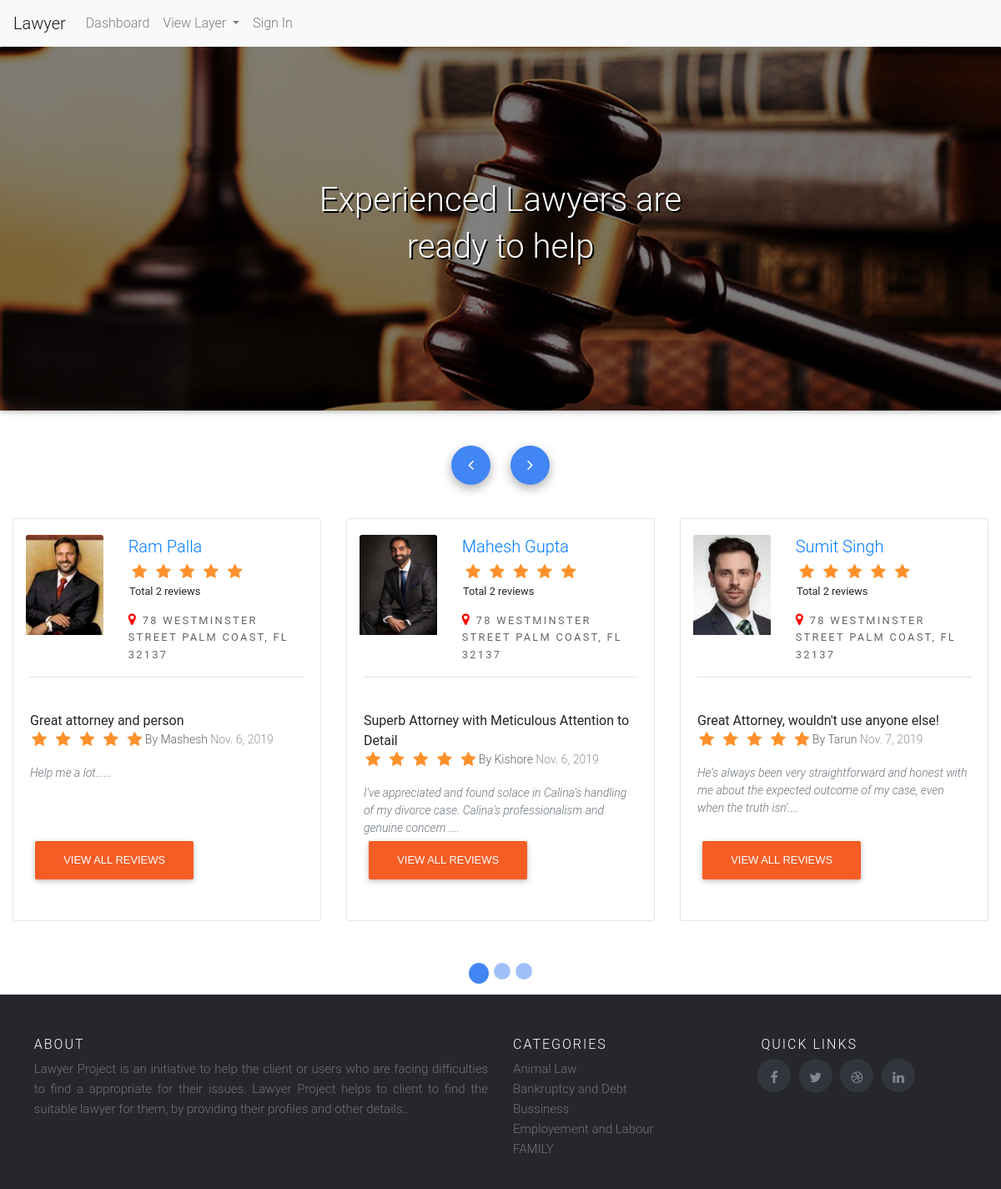
The page / on the database its author committed.
### lawyer/models.py (models this page shows, shortened)
class Lawyer(models.Model):
    year = datetime.datetime.today().year
    year_list = range(datetime.datetime.today().year,1960,-1)
    tupple_list = []
    for year in year_list:
        tupple_list.append((str(year), str(year)))
    YEAR = tuple(tupple_list)
    user = models.OneToOneField(User,on_delete=models.CASCADE)
    address1 = models.CharField(max_length=400,blank=False,null=False,validators=[
        RegexValidator(regex='(^[A-Za-z0-9]+|,| |/|[A-Za-z]+)+[A-Za-z0-9]+|,| |$',message='Enter Valid Address1')
    ])
    address2 = models.CharField(max_length=400,blank=True,null=True,validators=[
        RegexValidator(regex='(^[A-Za-z0-9]+|,| |/|[A-Za-z]+)+[A-Za-z0-9]+|,| |$',message='Enter Valid Address2')
    ])
    city = models.CharField(max_length=128,blank=False,null=False,validators=[
        RegexValidator(regex='[A-Za-z]{2}[a-z]+$',message='City should only contain letters and mustcontains atleast 2 chracters..')
    ])
    state = models.ForeignKey(State,on_delete=models.CASCADE,null=False,blank=False)
    zipcode = models.CharField(max_length=128,blank=False,null=False,validators=[
        RegexValidator(regex='^[0-9]{6}$',message='Enter Valid Zipcode')
    ])
    phone_number = models.CharField(max_length=128,blank=False,null=False,validators=[
        RegexValidator(regex='^[6|7|8|9]+[0-9]{9}$',message='Enter 10 digit number or must start with 6,7,8,9 digit')
    ])
    license_in = models.ForeignKey(State,on_delete=models.CASCADE,blank=False,null=False,related_name='license_id')
    license_id = models.CharField(max_length=128,blank=False,null=False,validators=[
        RegexValidator(regex='^[A-Za-z0-9]*$',message='Enter Valid License Id')
    ])
    year_admitted = models.CharField(choices=YEAR,max_length=128,blank=False,null=False,)
    profile_image = models.ImageField(upload_to='profile_images',blank=False,null=False,)

class Review_Lawyer(models.Model):
    lawyer_id = models.ForeignKey(Lawyer,on_delete=models.CASCADE, blank=False, null=False)
    user = models.ForeignKey(User,on_delete=models.CASCADE, blank=False, null=False)
    title = models.CharField(max_length=228, blank=False, null=False)
    review = models.CharField(max_length=5000, blank=False, null=False)
    rating = models.IntegerField(blank=False)
    date = models.DateField(blank=False, null=False,auto_now_add=True)
    class Meta:
        verbose_name_plural = 'Review Lawyer'

class Practice_area(models.Model):
    practice = models.CharField(max_length=128,blank=True, null=True)
    class Meta:
        verbose_name_plural = 'Practice Area'

### lawyer/views.py (the view)
# urls.py: path('',views.index,name='index'),
def index(request):
    lawyer = Lawyer.objects.all()[:9]
    review_lawyer = Review_Lawyer.objects.all()
    review_count = Review_Lawyer.objects.values('lawyer_id__user_id').annotate(dcount=Count('review'))
    return render(request,'client/index.html',{'lawyer':lawyer,'review_lawyer':review_lawyer,'review_count':review_count})

### lawyer/templatetags/practice_menu.py (called while the page is built)
def practice_area():
    practice = Practice_area.objects.all()
    return practice

### templates/client/index.html (shortened to what this page needs)
{% extends 'client/base.html' %} {% load staticfiles %} {% block body_block %}
<div class="jumbotron jumbotron bg-cover">
    <div class="overlay"></div>
    <h1>Experienced Lawyers are</h1>
    <h1>ready to help</h1>
</div>
<div id="multi-item-example" class="carousel slide carousel-multi-item" data-ride="carousel">
    <div class="controls-top">
        <a class="btn-floating" href="#multi-item-example" data-slide="prev"><i class="fa fa-angle-left"></i></a>
        <a class="btn-floating" href="#multi-item-example" data-slide="next"><i class="fa fa-angle-right"></i></a>
    </div>
    <ol class="carousel-indicators">
        <li data-target="#multi-item-example" data-slide-to="0" class="active"></li>
        <li data-target="#multi-item-example" data-slide-to="1"></li>
        <li data-target="#multi-item-example" data-slide-to="2"></li>
    </ol>
    <div class="carousel-inner" role="listbox">
        <div class="carousel-item active">
            {% for l in lawyer %}
            <div class="col-md-4">
                <div class="card mb-2">
                    <div class='row'>
                        <div class='col-sm-4'>
                            <a href='{% url "lawyer_profile" l.user.id %}'><img class="card-img-top" src="{{ MEDIA_URL }}/{{ l.profile_image }}" alt="Card image cap" height='120px'></a>
                        </div>
                        <div class='col-sm-8'>
                            <h2 class='lawyer_name_review'><a href='{% url "lawyer_profile" l.user.id %}'>{{l.user.first_name}} {{l.user.last_name}}</a></h2>
                            <div class='rating-stars' style='margin-left:-18%;margin-top:-1%;'>
                                <ul id='stars'>
                                    <li class='star' title='Poor' data-value='1' value='Poor'>
                                        <i class='fa fa-star fa-fw'></i>
                                    </li>
                                    <li class='star' title='Fair' data-value='2'>
                                        <i class='fa fa-star fa-fw'></i>
                                    </li>
                                    <li class='star' title='Good' data-value='3'>
                                        <i class='fa fa-star fa-fw'></i>
                                    </li>
                                    <li class='star' title='Excellent' data-value='4'>
                                        <i class='fa fa-star fa-fw'></i>
                                    </li>
                                    <li class='star' title='WOW!!!' data-value='5'>
                                        <i class='fa fa-star fa-fw'></i>
                                    </li>
                                    <li class='star'>
                                        {% for c in review_count %} {% if l.user_id == c.lawyer_id__user_id%}
                                        <small>Total {{c.dcount}} reviews</small> {% endif %} {% endfor %}
                                    </li>
                                </ul>
                            </div>
                            <i class="fa fa-map-marker marker-icon-css"></i><strong class='lawyer_address_review'>{{l.address1}}</strong>
                        </div>
                    </div>
                    <hr>
                    <div class='row'>
                        <div class="card-body">
                            <div style='height:150px'>
                                {% for r in review_lawyer %} {% if l.user.id == r.lawyer_id.user.id %} {% ifchanged l.user.id %} {% comment %} {% if forloop.counter == forloop.parentloop.counter %} {% endcomment %}
                                <strong>{{r.title}}</strong>
                                <section class='rating-widget'>
                                    <div class='row'>
                                        <div class='rating-stars' style='margin-left:-6%;'>
                                            <ul>
                                                {% for i in "x"|rjust:r.rating %}
                                                <li class='star'>
                                                    <i class='star fa fa-star fa-fw'></i>
                                                </li>
                                                {% endfor %}
                                            </ul>
                                        </div>
                                        <div class='text-muted-review'>By {{r.user.first_name}} <span class='text-muted-review'> {{r.date}}</span></div>
                                    </div>
                                    <div>
                                        <p class='text-muted dashboard-review'>
                                            {{r.review|slice:':120'}}....
                                    </div>
                                </section>
                                {% endifchanged %} {% endif %} {% endfor %}
                            </div>
                            <a class="btn btn-primary" href='{% url "viewall_review_lawyer" l.user.id %}'>View All Reviews</a>
                        </div>
                    </div>
                </div>
            </div>
            {% if forloop.counter|divisibleby:3 and not forloop.last %}
        </div>
            {% endif %} {% endfor %}
    </div>
</div>
{% endblock %}

### templates/client/base.html (shortened to what this page needs)
<html>
{% load staticfiles %}
{% load crispy_forms_tags %}
{% load practice_menu %}
{% load profile_tag %}
<head>
    <link href='{% static "css/bootstrap.css" %}' rel='stylesheet' />
    <link href='{% static "css/style.css" %}' rel='stylesheet' />
    <link href='{% static "css/carousel.css" %}' rel='stylesheet' />
    <link href='{% static "css/glyphicon.css" %}' rel='stylesheet' />
    <link rel="stylesheet" href="https://cdnjs.cloudflare.com/ajax/libs/font-awesome/4.7.0/css/font-awesome.min.css">
</head>
<body>
    <nav class="navbar navbar-expand-lg navbar-light bg-light">
        <a class="navbar-brand" href="#">Lawyer
        </a>
        <div class="collapse navbar-collapse" id="navbarSupportedContent">
            <ul class="navbar-nav mr-auto">
                <li class="nav-item">
                    <a class="nav-link" href="{% url 'index' %}">Dashboard<span class="sr-only">(current)</span></a>
                </li>
                <li class="nav-item dropdown">
                    <a class="nav-link dropdown-toggle" href="http://example.com" id="navbarDropdownMenuLink" data-toggle="dropdown" aria-haspopup="true" aria-expanded="false">
                        View Layer
                    </a>
                            {% practice_area as practice %}
                </li>
                {% if user.is_authenticated and user.is_staff %}
                 <li class="nav-item">
                    <a class="nav-link" href="{% url 'change_password' %}">Change Password<span class="sr-only"></span></a>
                </li>
                <li class="nav-item">
                    <a class="nav-link" href="{% url 'logout' %}">Sign Out <span class="sr-only"></span></a>
                </li>
                {% elif not user.is_authenticated %}
                   <li class="nav-item">
                    <a class="nav-link" href="{% url 'login' %}">Sign In </a>
                </li>
                {% endif %}
            </ul>
        </div>
    </nav>
    {% block body_block %} {% endblock %}
<footer class="site-footer" style='margin-top:3%;'>
    <div class="container">
        <div class="row">
            <div class="col-sm-12 col-md-6">
                <h6>About</h6>
                <p class="text-justify">Lawyer Project is an initiative to help the client or users who are facing difficulties to find a appropriate for their issues.
                Lawyer Project helps to client to find the suitable lawyer for them, by providing their profiles and other details..
                </p>
            </div>
            <div class="col-xs-6 col-md-3">
                <h6>Categories</h6>
                <ul class="footer-links">
                 {% practice_area as practice %}
                    {% for i in practice %}
                     <li><a class="dropdown-item-footer" href="{% url 'view_lawyers' %}?practice_area={{i.practice}}">{{i.practice}}</a></li>
                 {% endfor %}
                </ul>
            </div>
            <div class="col-xs-6 col-md-3">
                <h6 style='margin-left:4%;'>Quick Links</h6>
               <ul class="social-icons">
                    <li><a class="facebook" href="https://www.facebook.com/"><i class="fa fa-facebook" style='margin-top:35%;'></i></a></li>
                    <li><a class="twitter" href="https://www.twitter.com/"><i class="fa fa-twitter" style='margin-top:35%;'></i></a></li>
                    <li><a class="dribbble" href="https://www.dribble.com/"><i class="fa fa-dribbble" style='margin-top:35%;'></i></a></li>
                    <li><a class="linkedin" href="https://www.linkedin.com/"><i class="fa fa-linkedin" style='margin-top:35%;'></i></a></li>
                </ul>
            </div>
        </div>
    </div>
</footer>
</body>
</html>

### static/css/style.css (style rules this page uses)
.jumbotron { background-color: white; }
.card { border: 1px solid rgba(0, 0, 0, 0.1); padding: 1.2rem; margin-bottom: 1.2rem; background-color: white; }
.row { margin-left: -1.2rem; margin-right: -1.2rem; }
.btn-primary, .btn.btn.btn-primary, .btn.btn.btn-default, .btn-default { background-color: #F55D25; color: white; font-family: "Circular", Helvetica, sans-serif; border-color: #F55D25; }
p { overflow-wrap: break-word; word-wrap: break-word; word-break: break-word; margin: 0 0 0.75em; }
.text-muted { opacity: 1; color: #777777 }
.bg-cover { background-image: url('../images/law.jpg'); }
.jumbotron { text-align: center; padding-top: 10rem; padding-bottom: 10rem; text-shadow: 2px 2px #000; }
.bg-cover { background-size: cover; color: white; background-position: center center; position: relative; z-index: -2; }
.overlay { background-color: #000; opacity: 0.5; position: absolute; top: 0; left: 0; bottom: 0; right: 0; z-index: -1; }
.lawyer_name_review { font-size: 1.25em; line-height: 1.4; color: #008CC9; overflow-wrap: break-word; word-wrap: break-word; word-break: break-word; font-style: bold; }
.lawyer_address_review { font-size: 0.8rem !important; opacity: 0.7; letter-spacing: 0.18em; line-height: 1.57143; text-transform: uppercase; }
.card { border: 1px solid rgba(0, 0, 0, 0.1); padding: 1.2rem; }
.text-muted-review { opacity: 0.7; font-size: 14px; }
.rating-stars ul { list-style-type: none; padding-left: -50px; }
.rating-stars ul>li.star { display: inline-block; }
.rating-stars ul>li.star>i.fa { font-size: 1.2em; color: #FF912C; }
.marker-icon-css { color: red; padding-right: 8px; font-size: 14px; }
.site-footer { background-color: #26272b; padding: 45px 0 20px; font-size: 15px; line-height: 24px; color: #737373; }
.site-footer h6 { color: #fff; font-size: 16px; text-transform: uppercase; margin-top: 5px; letter-spacing: 2px }
.site-footer a { color: #737373; }
.footer-links { padding-left: 0; list-style: none }
.footer-links li { display: block }
.footer-links a { color: #737373 }
.site-footer .social-icons a { width: 40px; height: 40px; line-height: 40px; margin-left: 6px; margin-right: 0; border-radius: 100%; background-color: #33353d }
.social-icons { padding-left: 0; margin-bottom: 0; list-style: none }
.social-icons li { display: inline-block; margin-bottom: 4px }
.social-icons a { background-color: #eceeef; color: #818a91; font-size: 16px; display: inline-block; line-height: 44px; width: 44px; height: 44px; text-align: center; margin-right: 8px; border-radius: 100%; -webkit-transition: all .2s linear; -o-transition: all .2s linear; transition: all .2s linear }
.dashboard-review { font-style: italic; font-size: 14px; }
.btn { margin-top: 1.75em; }

### templates/client/index.html (style rules this page uses)
.rating-stars ul { list-style-type: none; padding-left: -50px; }
.rating-stars ul>li.star { display: inline-block; }
.rating-stars ul>li.star>i.fa { font-size: 1.2em; color: #FF912C; }

### rows shown on the page
Lawyer: profile_image (picture), user.first_name "Ram", user.last_name "Palla", dcount "2", address1 "78 WESTMINSTER STREET PALM COAST, FL 32137"
Review_Lawyer: title "Great attorney and person", rating 5 (drawn), user.first_name "Mashesh", date "Nov. 6, 2019", review "Help me a lot.."
Lawyer: profile_image (picture), user.first_name "Mahesh", user.last_name "Gupta", dcount "2", address1 "78 WESTMINSTER STREET PALM COAST, FL 32137"
Review_Lawyer: title "Superb Attorney with Meticulous Attention to Detail", rating 5 (drawn), user.first_name "Kishore", date "Nov. 6, 2019", review "I've appreciated and found solace in Calina's handling of my divorce case. Calina's professionalism and genuine concern"
Lawyer: profile_image (picture), user.first_name "Sumit", user.last_name "Singh", dcount "2", address1 "78 WESTMINSTER STREET PALM COAST, FL 32137"
Review_Lawyer: title "Great Attorney, wouldn't use anyone else!", rating 5 (drawn), user.first_name "Tarun", date "Nov. 7, 2019", review "He's always been very straightforward and honest with me about the expected outcome of my case, even when the truth isn'"
Practice_area: practice "Animal Law"
Practice_area: practice "Bankruptcy and Debt"
Practice_area: practice "Bussiness"
Practice_area: practice "Employement and Labour"
Practice_area: practice "FAMILY"
